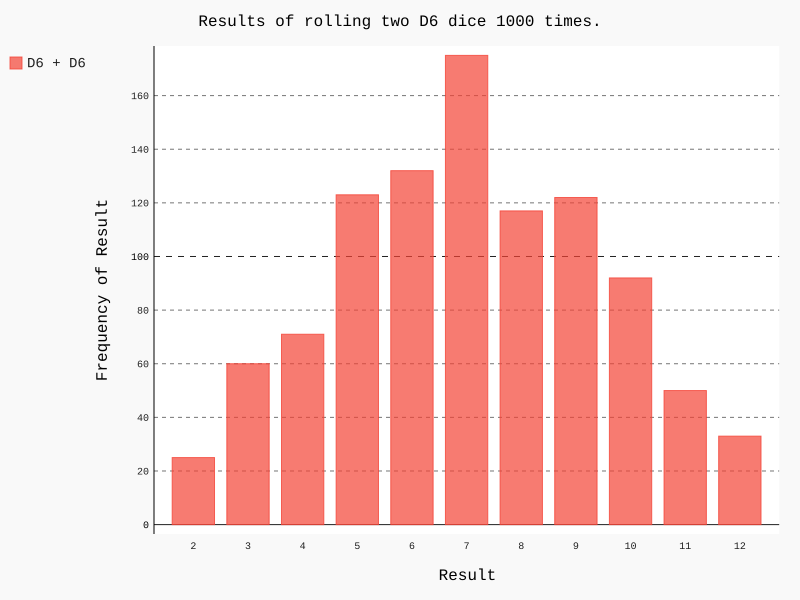

Reproduce this figure in Python.
import pygal

from die import Die

# 创建两个D6骰子
die_1 = Die()
die_2 = Die()

# 掷几次骰子，并将结果存储在一个列表中
results = []
for roll_num in range(1000):
    # result = die.roll()
    result = die_1.roll() + die_2.roll()
    results.append(result)

# 分析结果
frequencies = []
max_result = die_1.num_sides + die_2.num_sides
# for value in range(1, die.num_sides + 1):
for value in range(2, max_result + 1):
    frequency = results.count(value)
    frequencies.append(frequency)

# print(frequencies)
# 对结果进行可视化
hist = pygal.Bar()

hist.title = "Results of rolling two D6 dice 1000 times."
hist.x_labels = ['2', '3', '4', '5', '6', '7', '8', '9', '10', '11', '12']
hist.x_title = "Result"
hist.y_title = "Frequency of Result"

hist.add('D6 + D6', frequencies)
hist.render_to_file('dice_visual.svg')
